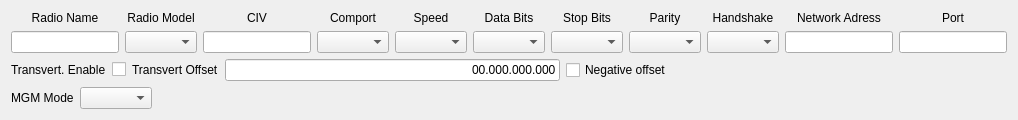
     <widget class="QWidget" name="radioTab1">
      <attribute name="title">
       <string>Radio 1</string>
      </attribute>
      <layout class="QVBoxLayout" name="verticalLayout_2">
       <item>
        <layout class="QVBoxLayout" name="verticalLayout_16">
         <item>
          <layout class="QHBoxLayout" name="horizontalLayout_12">
           <item>
            <layout class="QVBoxLayout" name="verticalLayout_17">
             <item>
              <widget class="QLabel" name="label_18">
               <property name="text">
                <string>Radio Name</string>
               </property>
               <property name="alignment">
                <set>Qt::AlignCenter</set>
               </property>
              </widget>
             </item>
             <item>
              <widget class="QLineEdit" name="radioNameEdit1"/>
             </item>
            </layout>
           </item>
           <item>
            <layout class="QVBoxLayout" name="verticalLayout_18">
             <item>
              <widget class="QLabel" name="label_19">
               <property name="text">
                <string>Radio Model</string>
               </property>
               <property name="alignment">
                <set>Qt::AlignCenter</set>
               </property>
              </widget>
             </item>
             <item>
              <widget class="QComboBox" name="radioModelBox1"/>
             </item>
            </layout>
           </item>
           <item>
            <layout class="QVBoxLayout" name="verticalLayout_19">
             <item>
              <widget class="QLabel" name="label_22">
               <property name="text">
                <string>CIV</string>
               </property>
               <property name="alignment">
                <set>Qt::AlignCenter</set>
               </property>
              </widget>
             </item>
             <item>
              <widget class="QLineEdit" name="CIVlineEdit1"/>
             </item>
            </layout>
           </item>
           <item>
            <layout class="QVBoxLayout" name="verticalLayout_20">
             <item>
              <widget class="QLabel" name="comportLbl1">
               <property name="text">
                <string>Comport</string>
               </property>
               <property name="alignment">
                <set>Qt::AlignCenter</set>
               </property>
              </widget>
             </item>
             <item>
              <widget class="QComboBox" name="comPortBox1"/>
             </item>
            </layout>
           </item>
           <item>
            <layout class="QVBoxLayout" name="verticalLayout_21">
             <item>
              <widget class="QLabel" name="speedLbl1">
               <property name="text">
                <string>Speed</string>
               </property>
               <property name="alignment">
                <set>Qt::AlignCenter</set>
               </property>
              </widget>
             </item>
             <item>
              <widget class="QComboBox" name="comSpeedBox1"/>
             </item>
            </layout>
           </item>
           <item>
            <layout class="QVBoxLayout" name="verticalLayout_22">
             <item>
              <widget class="QLabel" name="dataLbll1">
               <property name="text">
                <string>Data Bits</string>
               </property>
               <property name="alignment">
                <set>Qt::AlignCenter</set>
               </property>
              </widget>
             </item>
             <item>
              <widget class="QComboBox" name="comDataBitsBox1"/>
             </item>
            </layout>
           </item>
           <item>
            <layout class="QVBoxLayout" name="verticalLayout_23">
             <item>
              <widget class="QLabel" name="stopLbl1">
               <property name="text">
                <string>Stop Bits</string>
               </property>
               <property name="alignment">
                <set>Qt::AlignCenter</set>
               </property>
              </widget>
             </item>
             <item>
              <widget class="QComboBox" name="comStopBitsBox1"/>
             </item>
            </layout>
           </item>
           <item>
            <layout class="QVBoxLayout" name="verticalLayout_24">
             <item>
              <widget class="QLabel" name="parityLbl1">
               <property name="text">
                <string>Parity</string>
               </property>
               <property name="alignment">
                <set>Qt::AlignCenter</set>
               </property>
              </widget>
             </item>
             <item>
              <widget class="QComboBox" name="comParityBox1"/>
             </item>
            </layout>
           </item>
           <item>
            <layout class="QVBoxLayout" name="verticalLayout_25">
             <item>
              <widget class="QLabel" name="handshakeLbl1">
               <property name="text">
                <string>Handshake</string>
               </property>
               <property name="alignment">
                <set>Qt::AlignCenter</set>
               </property>
              </widget>
             </item>
             <item>
              <widget class="QComboBox" name="comHandShakeBox1"/>
             </item>
            </layout>
           </item>
           <item>
            <layout class="QVBoxLayout" name="verticalLayout_15">
             <item>
              <widget class="QLabel" name="networkAddLbl1">
               <property name="text">
                <string>Network Adress</string>
               </property>
               <property name="alignment">
                <set>Qt::AlignCenter</set>
               </property>
              </widget>
             </item>
             <item>
              <widget class="QLineEdit" name="networkAddBox1"/>
             </item>
            </layout>
           </item>
           <item>
            <layout class="QVBoxLayout" name="verticalLayout_60">
             <item>
              <widget class="QLabel" name="netPortLbl1">
               <property name="text">
                <string>Port</string>
               </property>
               <property name="alignment">
                <set>Qt::AlignCenter</set>
               </property>
              </widget>
             </item>
             <item>
              <widget class="QLineEdit" name="netPortBox1"/>
             </item>
            </layout>
           </item>
          </layout>
         </item>
         <item>
          <layout class="QHBoxLayout" name="horizontalLayout_13">
           <item>
            <widget class="QLabel" name="label_65">
             <property name="text">
              <string>Transvert. Enable</string>
             </property>
            </widget>
           </item>
           <item>
            <widget class="QCheckBox" name="TransVCheck1">
             <property name="text">
              <string/>
             </property>
            </widget>
           </item>
           <item>
            <widget class="QLabel" name="label_66">
             <property name="text">
              <string>Transvert Offset</string>
             </property>
            </widget>
           </item>
           <item>
            <widget class="QLineEdit" name="TransVertEdit1">
             <property name="inputMask">
              <string>99.999.999.999</string>
             </property>
             <property name="text">
              <string>00.000.000.000</string>
             </property>
             <property name="alignment">
              <set>Qt::AlignRight|Qt::AlignTrailing|Qt::AlignVCenter</set>
             </property>
            </widget>
           </item>
           <item>
            <widget class="QCheckBox" name="negCheckbox1">
             <property name="text">
              <string>Negative offset</string>
             </property>
            </widget>
           </item>
           <item>
            <spacer name="horizontalSpacer">
             <property name="orientation">
              <enum>Qt::Horizontal</enum>
             </property>
             <property name="sizeHint" stdset="0">
              <size>
               <width>40</width>
               <height>20</height>
              </size>
             </property>
            </spacer>
           </item>
          </layout>
         </item>
         <item>
          <layout class="QHBoxLayout" name="horizontalLayout_14">
           <item>
            <widget class="QLabel" name="label">
             <property name="text">
              <string>MGM Mode</string>
             </property>
            </widget>
           </item>
           <item>
            <widget class="QComboBox" name="mgmBox1"/>
           </item>
           <item>
            <spacer name="horizontalSpacer_7">
             <property name="orientation">
              <enum>Qt::Horizontal</enum>
             </property>
             <property name="sizeHint" stdset="0">
              <size>
               <width>40</width>
               <height>20</height>
              </size>
             </property>
            </spacer>
           </item>
          </layout>
         </item>
        </layout>
       </item>
      </layout>
     </widget>
